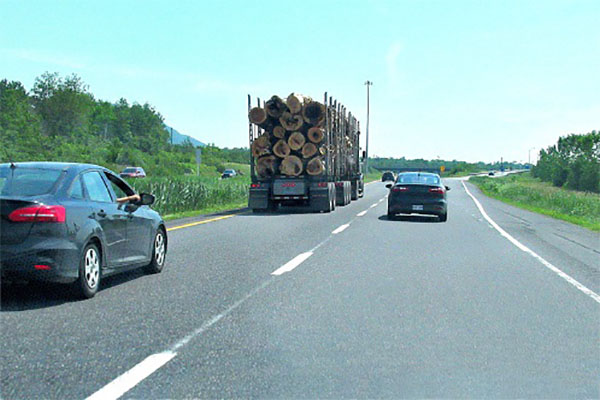
#> input picture open-cv/deteccion-carriles/carril.jpg, 600 x 400 px, given in place of general.mp4, which was not available
$ python Parte-2-Video.py
#> lines starting #> are read from the running program, lines starting #| are printed output that depends on the picture; after the words box and inside, x2 and y2 are one past the last pixel; in counts of white or black regions, pixels touching at a corner belong together; pictures that were not available may be replaced by others from this repository, and a replacement may not be noted
#> further down, frame is the input picture: shape (400, 600, 3); mean B, G, R 178.4, 177.6, 144.7
import numpy as np
import cv2

def lane_draw(_frame):
    # imagen en b/n
    frame_bn = _frame[:,:,0]
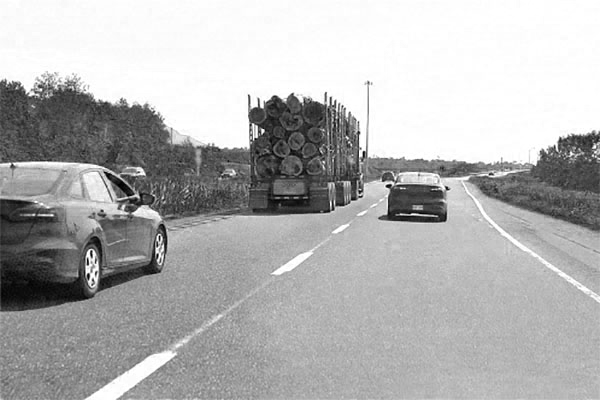
#> frame_bn: shape (400, 600); min 0, max 255, mean 178.4
    # se crea un arreglo de ceros basado en la imagen en blanco y negro
    stencil = np.zeros_like(frame_bn)
    # se define el poligono de interes.
    polygon = np.array([[0,250], [100,150], [200,150], [350,250]])
    # se llena la imagen de ceros con el poligono creado en blanco (unos)
    cv2.fillConvexPoly(stencil, polygon, 1)
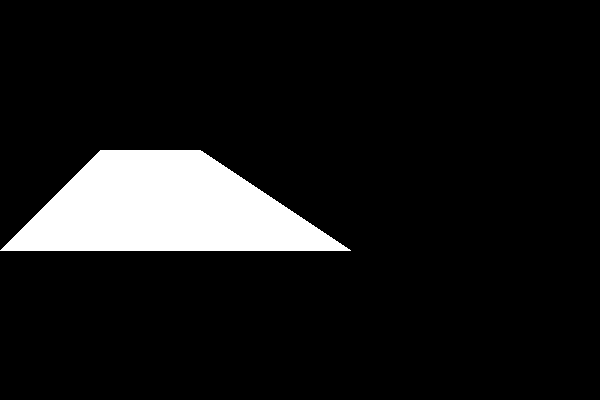
#> stencil: shape (400, 600); values 0 (black) and 1 (white), 9.5% white; 1 white region, box (x1, y1, x2, y2) and area: (0, 150, 351, 251) 22851
    # se aplica la mascara a la imagen en blanco y negro
    img = cv2.bitwise_and(frame_bn, frame_bn, mask=stencil)
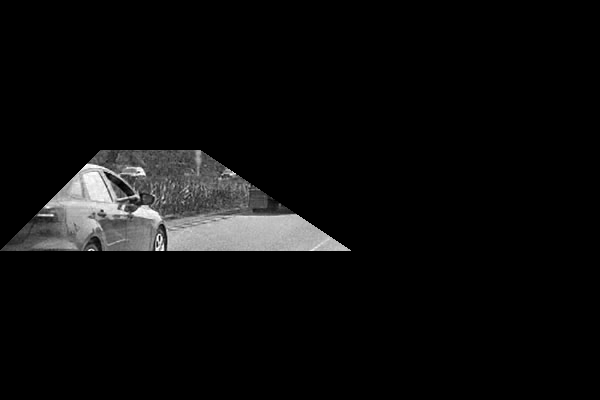
#> img: shape (400, 600); min 0, max 255, mean 12.1
    # Se usa cv2.threshold para convertir la imagen anterior en blanco y negro puro
    # esto causa que las lineas blancas sean las unicas que queden en blanco.
    ret, thresh = cv2.threshold(img, 200, 50, cv2.THRESH_BINARY)
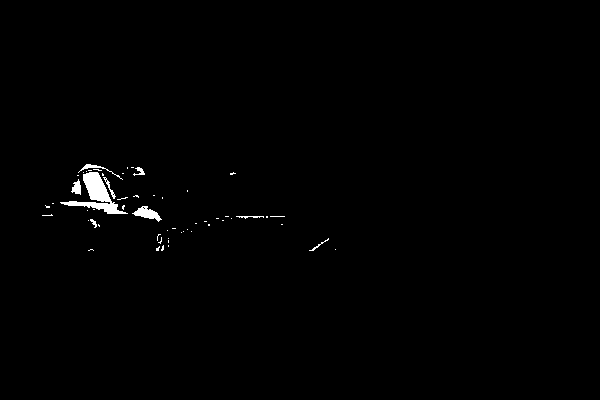
#> thresh: shape (400, 600); values 0 (black) and 50 (white), 0.73% white; 57 white regions (48 under 20 px), largest, box (x1, y1, x2, y2) and area: (60, 172, 128, 214) 910, (132, 206, 162, 222) 221, (71, 179, 81, 195) 97
    # cv2.HoughLinesP nos permite encontrar lineas en una imagen. En este caso estas son
    # las de las divisiones de los carriles.
    lines = cv2.HoughLinesP(thresh, 1, np.pi/180, 30, maxLineGap=40)
#> lines = 24 rows, first 6: [61, 203, 161, 219], [82, 202, 159, 217], [60, 202, 160, 218], [71, 191, 144, 173], [62, 202, 157, 213], [78, 172, 156, 250]
    if (lines is not None):
        # se dibujan las lineas en la imagen original (frame) con color azul
        for line in lines:
            x1, y1, x2, y2 = line[0]
            cv2.line(_frame, (x1, y1), (x2, y2), (255, 0, 0), 2)
#> this loop made 24 passes
#> (x1, y1, x2, y2) on passes 1 to 12: (61, 203, 161, 219), (82, 202, 159, 217), (60, 202, 160, 218), (71, 191, 144, 173), (62, 202, 157, 213), (78, 172, 156, 250), (80, 170, 158, 248), (81, 169, 117, 205), (69, 201, 147, 207), (72, 192, 154, 211), (73, 183, 187, 229), (82, 168, 163, 246)

    return _frame

cap = cv2.VideoCapture('general.mp4')
count = 0
while(cap.isOpened()):
    ret, frame = cap.read()

    try:
        frame = lane_draw(frame)
    except Exception as e:
        print(str(e))

    cv2.imshow('frame',frame)
    if cv2.waitKey(1) & 0xFF == ord('q'):
#> (key q is pressed here)
        break

cap.release()
cv2.destroyAllWindows()
